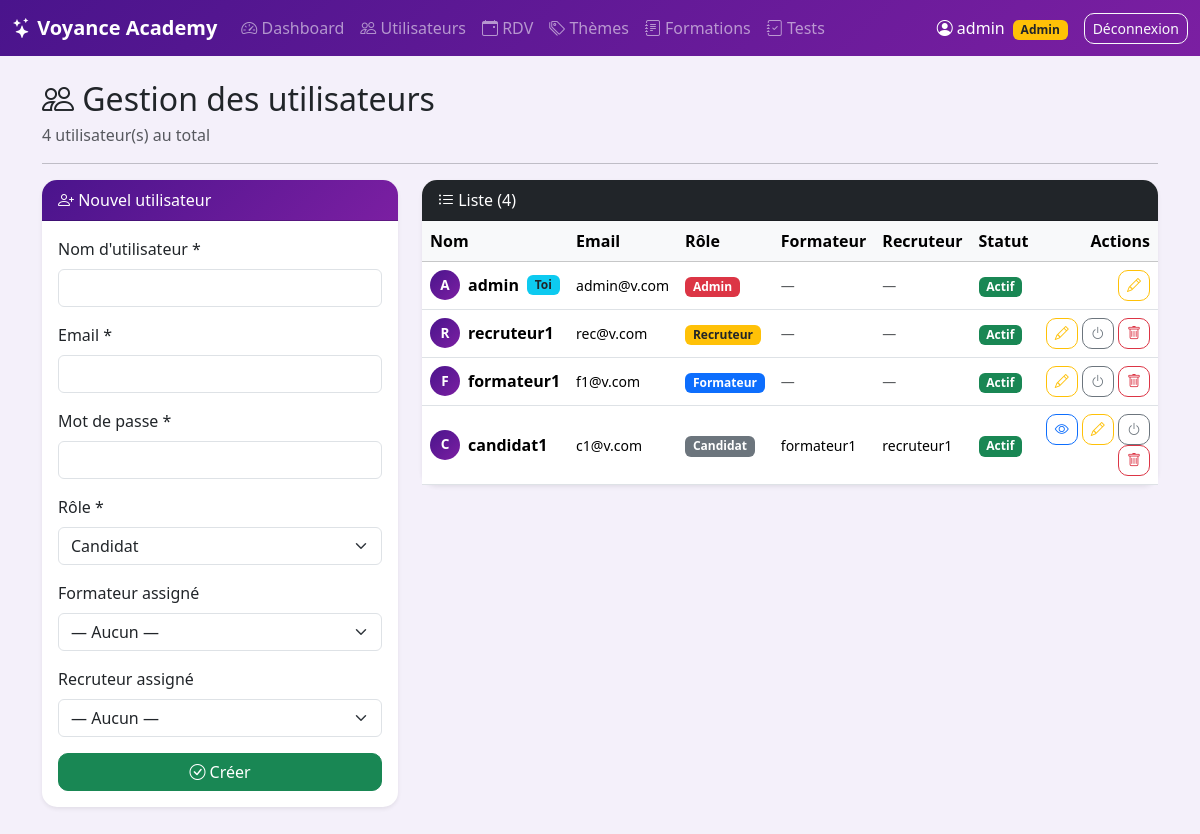
Page /admin/users (signed in) on the committed database.
### models.py (models this page shows)
class User(UserMixin, db.Model):
    __tablename__ = 'users'
    id = db.Column(db.Integer, primary_key=True)
    username = db.Column(db.String(80), unique=True, nullable=False)
    email = db.Column(db.String(120), unique=True, nullable=False)
    password = db.Column(db.String(200), nullable=False)
    role = db.Column(db.String(20), default='candidat')
    formateur_id = db.Column(db.Integer, db.ForeignKey('users.id'), nullable=True)
    recruteur_id = db.Column(db.Integer, db.ForeignKey('users.id'), nullable=True)
    actif = db.Column(db.Boolean, default=True)
    created_at = db.Column(db.DateTime, default=datetime.utcnow)
    formateur = db.relationship('User', foreign_keys=[formateur_id],
                                remote_side=[id], backref='candidats')
    recruteur = db.relationship('User', foreign_keys=[recruteur_id],
                                remote_side=[id], backref='candidats_recrutes')
    tentatives = db.relationship('Tentative', backref='user', lazy=True)
    cartes_validees = db.relationship('CarteValidee', backref='user', lazy=True,
                                     cascade='all, delete-orphan')
    email_fin_formation_envoye = db.Column(db.Boolean, default=False)

### app.py (the view)
@app.route('/admin/users')
@login_required
@role_required('admin')
def admin_users():
    users = User.query.all()
    formateurs = User.query.filter_by(role='formateur').all()
    recruteurs = User.query.filter_by(role='recruteur').all()
    return render_template('admin/users.html', users=users,
                           formateurs=formateurs, recruteurs=recruteurs)

### app.py (called while the page is built)
@login_manager.user_loader
def load_user(user_id):
    return db.session.get(User, int(user_id))

def role_required(*roles):
    def decorator(f):
        @wraps(f)
        def wrapper(*args, **kwargs):
            if not current_user.is_authenticated or current_user.role not in roles:
                flash("Accès refusé.", "danger")
                return redirect(url_for('dashboard'))
            return f(*args, **kwargs)
        return wrapper
    return decorator

### templates/admin/users.html (shortened to what this page needs)
{% extends "base.html" %}
{% block content %}
<div class="d-flex justify-content-between align-items-center mb-3">
  <div>
    <h2 class="mb-1"><i class="bi bi-people"></i> Gestion des utilisateurs</h2>
    <p class="text-muted mb-0">{{ users|length }} utilisateur(s) au total</p>
  </div>
</div>
<hr>
<div class="row">
  <div class="col-md-4">
    <div class="card shadow-sm border-0 mb-4">
      <div class="card-header text-white" style="background: linear-gradient(135deg, #4a148c, #7b1fa2);">
        <i class="bi bi-person-plus"></i> Nouvel utilisateur
      </div>
      <div class="card-body">
        <form method="POST" action="{{ url_for('admin_create_user') }}">
          <div class="mb-3">
            <label class="form-label">Nom d'utilisateur *</label>
            <input type="text" name="username" class="form-control" required>
          </div>
          <div class="mb-3">
            <label class="form-label">Email *</label>
            <input type="email" name="email" class="form-control" required>
          </div>
          <div class="mb-3">
            <label class="form-label">Mot de passe *</label>
            <input type="password" name="password" class="form-control" required minlength="6">
          </div>
          <div class="mb-3">
            <label class="form-label">Rôle *</label>
            <select name="role" class="form-select" id="roleSelect" required>
              <option value="candidat">Candidat</option>
            </select>
          </div>
          <div class="mb-3" id="formateurDiv">
            <label class="form-label">Formateur assigné</label>
            <select name="formateur_id" class="form-select">
              <option value="">— Aucun —</option>
            </select>
          </div>
          <div class="mb-3" id="recruteurDiv">
            <label class="form-label">Recruteur assigné</label>
            <select name="recruteur_id" class="form-select">
              <option value="">— Aucun —</option>
            </select>
          </div>
          <button class="btn btn-success w-100">
            <i class="bi bi-check-circle"></i> Créer
          </button>
        </form>
      </div>
    </div>
  </div>
  <div class="col-md-8">
    <div class="card shadow-sm border-0">
      <div class="card-header bg-dark text-white">
        <i class="bi bi-list-ul"></i> Liste ({{ users|length }})
      </div>
      <div class="card-body p-0">
        <table class="table table-hover mb-0 align-middle">
          <thead class="table-light">
            <tr>
              <th>Nom</th>
              <th>Email</th>
              <th>Rôle</th>
              <th>Formateur</th>
              <th>Recruteur</th>
              <th>Statut</th>
              <th class="text-end">Actions</th>
            </tr>
          </thead>
          <tbody>
          {% for u in users %}
            <tr>
              <td>
                <div class="d-flex align-items-center">
                  <div class="avatar-circle-sm me-2">{{ u.username[0]|upper }}</div>
                  <strong>{{ u.username }}</strong>
                  {% if u.id == current_user.id %}
                    <span class="badge bg-info text-dark ms-2">Toi</span>
                  {% endif %}
                </div>
              </td>
              <td><small>{{ u.email }}</small></td>
              <td>
                {% if u.role == 'admin' %}
                  <span class="badge bg-danger">Admin</span>
                {% elif u.role == 'formateur' %}
                  <span class="badge bg-primary">Formateur</span>
                {% elif u.role == 'recruteur' %}
                  <span class="badge bg-warning text-dark">Recruteur</span>
                {% else %}
                  <span class="badge bg-secondary">Candidat</span>
                {% endif %}
              </td>
              <td>
                {% if u.role == 'candidat' and u.formateur %}
                  <small>{{ u.formateur.username }}</small>
                {% else %}
                  <small class="text-muted">—</small>
                {% endif %}
              </td>
              <td>
                {% if u.role == 'candidat' and u.recruteur %}
                  <small>{{ u.recruteur.username }}</small>
                {% else %}
                  <small class="text-muted">—</small>
                {% endif %}
              </td>
              <td>
                {% if u.actif %}
                  <span class="badge bg-success">Actif</span>
                {% else %}
                  <span class="badge bg-secondary">Inactif</span>
                {% endif %}
              </td>
              <td class="text-end">
                {% if u.role == 'candidat' %}
                  <a href="{{ url_for('formateur_voir_candidat', candidat_id=u.id) }}"
                     class="btn btn-sm btn-outline-primary"
                     title="Voir les réponses">
                    <i class="bi bi-eye"></i>
                  </a>
                {% endif %}
                <a href="{{ url_for('admin_edit_user', uid=u.id) }}"
                   class="btn btn-sm btn-outline-warning"
                   title="Modifier">
                  <i class="bi bi-pencil"></i>
                </a>
                {% if u.id != current_user.id %}
                  <a href="{{ url_for('admin_toggle_user', uid=u.id) }}"
                     class="btn btn-sm btn-outline-secondary"
                     title="{% if u.actif %}Désactiver{% else %}Activer{% endif %}">
                    <i class="bi bi-power"></i>
                  </a>
                  <a href="{{ url_for('admin_delete_user', uid=u.id) }}"
                     class="btn btn-sm btn-outline-danger"
                     title="Supprimer"
                     onclick="return confirm('⚠️ Supprimer DÉFINITIVEMENT {{ u.username }} ?')">
                    <i class="bi bi-trash"></i>
                  </a>
                {% endif %}
              </td>
            </tr>
          {% endfor %}
          </tbody>
        </table>
      </div>
    </div>
  </div>
</div>
{% endblock %}

### templates/base.html (shortened to what this page needs)
<!DOCTYPE html>
<html lang="fr">
<head>
    <link href="https://cdn.jsdelivr.net/npm/bootstrap@5.3.2/dist/css/bootstrap.min.css" rel="stylesheet">
    <link href="https://cdn.jsdelivr.net/npm/bootstrap-icons@1.11.1/font/bootstrap-icons.css" rel="stylesheet">
    <link href="{{ url_for('static', filename='css/style.css') }}" rel="stylesheet">
</head>
<body>
{% if current_user.is_authenticated %}
<nav class="navbar navbar-expand-lg navbar-dark" style="background: linear-gradient(135deg, #4a148c, #7b1fa2);">
  <div class="container-fluid">
    <a class="navbar-brand" href="{{ url_for('dashboard') }}">
      <i class="bi bi-stars"></i> <strong>Voyance Academy</strong>
    </a>
    <div class="collapse navbar-collapse" id="nav">
      <ul class="navbar-nav me-auto">
  {% if current_user.role == 'admin' %}
    <li class="nav-item"><a class="nav-link" href="{{ url_for('admin_dashboard') }}"><i class="bi bi-speedometer2"></i> Dashboard</a></li>
    <li class="nav-item"><a class="nav-link" href="{{ url_for('admin_users') }}"><i class="bi bi-people"></i> Utilisateurs</a></li>
      <li class="nav-item"><a class="nav-link" href="{{ url_for('admin_rdv') }}"><i class="bi bi-calendar-event"></i> RDV</a></li>
    <li class="nav-item"><a class="nav-link" href="{{ url_for('admin_themes') }}"><i class="bi bi-tags"></i> Thèmes</a></li>
    <li class="nav-item"><a class="nav-link" href="{{ url_for('admin_formations') }}"><i class="bi bi-journal-text"></i> Formations</a></li>
    <li class="nav-item"><a class="nav-link" href="{{ url_for('admin_exercices') }}"><i class="bi bi-journal-check"></i> Tests</a></li>
  {% elif current_user.role == 'candidat' %}
  <li class="nav-item">
    <a class="nav-link" href="{{ url_for('candidat_dashboard') }}">
        <i class="bi bi-house"></i> Ma formation
      </a>
    </li>
  {% endif %}
</ul>
      <span class="navbar-text text-white me-3">
        <i class="bi bi-person-circle"></i> {{ current_user.username }}
        <span class="badge bg-warning text-dark ms-1">
  {% if current_user.role == 'candidat' %}Candidat
  {% elif current_user.role == 'recruteur' %}Recruteur
  {% elif current_user.role == 'formateur' %}Formateur
  {% else %}Admin{% endif %}
</span>
      </span>
      <a class="btn btn-outline-light btn-sm" href="{{ url_for('logout') }}">Déconnexion</a>
    </div>
  </div>
</nav>
{% endif %}
<div class="container my-4">
    {% block content %}{% endblock %}
</div>
</body>
</html>

### static/css/style.css (style rules this page uses)
body { background: #f4f0fa; font-family: 'Segoe UI', sans-serif; min-height: 100vh; }
.card { border-radius: 15px; }
.btn { border-radius: 10px; }
.card { animation: fadeInUp 0.3s ease-out; }
.btn { border-radius: 10px; transition: transform 0.15s, box-shadow 0.15s; }
.card-header { border-radius: 15px 15px 0 0 !important; }
.avatar-circle-sm { width: 30px; height: 30px; border-radius: 50%; background: linear-gradient(135deg, #4a148c, #7b1fa2); color: white; display: flex; align-items: center; justify-content: center; font-size: 0.85rem; font-weight: bold; flex-shrink: 0; }

### rows in the picture
User: username "admin", username "A", shows "Toi", email "admin@v.com", role "Admin", actif "Actif"
User: username "R", username "recruteur1", email "rec@v.com", role "Recruteur", actif "Actif"
User: username "F", username "formateur1", email "f1@v.com", role "Formateur", actif "Actif"
User: username "C", username "candidat1", email "c1@v.com", role "Candidat", formateur.username "formateur1", recruteur.username "recruteur1", actif "Actif"

### other values in the picture
{{ users|length }} "4"
